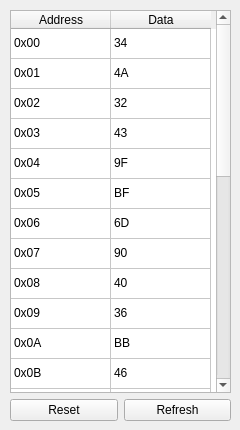
       <widget class="QWidget" name="tab_3">
        <attribute name="title">
         <string>PHY</string>
        </attribute>
        <widget class="QWidget" name="layoutWidget_2">
         <property name="geometry">
          <rect>
           <x>10</x>
           <y>10</y>
           <width>221</width>
           <height>411</height>
          </rect>
         </property>
         <layout class="QVBoxLayout" name="verticalLayout_16">
          <item>
           <widget class="QTableWidget" name="tableWidget_3">
            <property name="maximumSize">
             <size>
              <width>221</width>
              <height>581</height>
             </size>
            </property>
            <attribute name="verticalHeaderVisible">
             <bool>false</bool>
            </attribute>
            <row>
             <property name="text">
              <string>0</string>
             </property>
            </row>
            <row>
             <property name="text">
              <string>1</string>
             </property>
            </row>
            <row>
             <property name="text">
              <string>2</string>
             </property>
            </row>
            <row>
             <property name="text">
              <string>3</string>
             </property>
            </row>
            <row>
             <property name="text">
              <string>4</string>
             </property>
            </row>
            <row>
             <property name="text">
              <string>5</string>
             </property>
            </row>
            <row>
             <property name="text">
              <string>6</string>
             </property>
            </row>
            <row>
             <property name="text">
              <string>7</string>
             </property>
            </row>
            <row>
             <property name="text">
              <string>8</string>
             </property>
            </row>
            <row>
             <property name="text">
              <string>9</string>
             </property>
            </row>
            <row>
             <property name="text">
              <string>10</string>
             </property>
            </row>
            <row>
             <property name="text">
              <string>11</string>
             </property>
            </row>
            <row>
             <property name="text">
              <string>12</string>
             </property>
            </row>
            <row>
             <property name="text">
              <string>13</string>
             </property>
            </row>
            <row>
             <property name="text">
              <string>14</string>
             </property>
            </row>
            <row>
             <property name="text">
              <string>15</string>
             </property>
            </row>
            <row>
             <property name="text">
              <string>16</string>
             </property>
            </row>
            <row>
             <property name="text">
              <string>17</string>
             </property>
            </row>
            <row>
             <property name="text">
              <string>18</string>
             </property>
            </row>
            <row>
             <property name="text">
              <string>19</string>
             </property>
            </row>
            <row>
             <property name="text">
              <string>20</string>
             </property>
            </row>
            <row>
             <property name="text">
              <string>21</string>
             </property>
            </row>
            <row>
             <property name="text">
              <string>22</string>
             </property>
            </row>
            <row>
             <property name="text">
              <string>23</string>
             </property>
            </row>
            <row>
             <property name="text">
              <string>24</string>
             </property>
            </row>
            <row>
             <property name="text">
              <string>25</string>
             </property>
            </row>
            <row>
             <property name="text">
              <string>26</string>
             </property>
            </row>
            <row>
             <property name="text">
              <string>27</string>
             </property>
            </row>
            <column>
             <property name="text">
              <string>Address</string>
             </property>
            </column>
            <column>
             <property name="text">
              <string>Data</string>
             </property>
            </column>
            <item row="0" column="0">
             <property name="text">
              <string>0x00</string>
             </property>
            </item>
            <item row="0" column="1">
             <property name="text">
              <string>34</string>
             </property>
            </item>
            <item row="1" column="0">
             <property name="text">
              <string>0x01</string>
             </property>
            </item>
            <item row="1" column="1">
             <property name="text">
              <string>4A</string>
             </property>
            </item>
            <item row="2" column="0">
             <property name="text">
              <string>0x02</string>
             </property>
            </item>
            <item row="2" column="1">
             <property name="text">
              <string>32</string>
             </property>
            </item>
            <item row="3" column="0">
             <property name="text">
              <string>0x03</string>
             </property>
            </item>
            <item row="3" column="1">
             <property name="text">
              <string>43</string>
             </property>
            </item>
            <item row="4" column="0">
             <property name="text">
              <string>0x04</string>
             </property>
            </item>
            <item row="4" column="1">
             <property name="text">
              <string>9F</string>
             </property>
            </item>
            <item row="5" column="0">
             <property name="text">
              <string>0x05</string>
             </property>
            </item>
            <item row="5" column="1">
             <property name="text">
              <string>BF</string>
             </property>
            </item>
            <item row="6" column="0">
             <property name="text">
              <string>0x06</string>
             </property>
            </item>
            <item row="6" column="1">
             <property name="text">
              <string>6D</string>
             </property>
            </item>
            <item row="7" column="0">
             <property name="text">
              <string>0x07</string>
             </property>
            </item>
            <item row="7" column="1">
             <property name="text">
              <string>90</string>
             </property>
            </item>
            <item row="8" column="0">
             <property name="text">
              <string>0x08</string>
             </property>
            </item>
            <item row="8" column="1">
             <property name="text">
              <string>40</string>
             </property>
            </item>
            <item row="9" column="0">
             <property name="text">
              <string>0x09</string>
             </property>
            </item>
            <item row="9" column="1">
             <property name="text">
              <string>36</string>
             </property>
            </item>
            <item row="10" column="0">
             <property name="text">
              <string>0x0A</string>
             </property>
            </item>
            <item row="10" column="1">
             <property name="text">
              <string>BB</string>
             </property>
            </item>
            <item row="11" column="0">
             <property name="text">
              <string>0x0B</string>
             </property>
            </item>
            <item row="11" column="1">
             <property name="text">
              <string>46</string>
             </property>
            </item>
            <item row="12" column="0">
             <property name="text">
              <string>0x0C</string>
             </property>
            </item>
            <item row="12" column="1">
             <property name="text">
              <string>02</string>
             </property>
            </item>
            <item row="13" column="0">
             <property name="text">
              <string>0x0D</string>
             </property>
            </item>
            <item row="13" column="1">
             <property name="text">
              <string>1D</string>
             </property>
            </item>
            <item row="14" column="0">
             <property name="text">
              <string>0x0E</string>
             </property>
            </item>
            <item row="14" column="1">
             <property name="text">
              <string>12</string>
             </property>
            </item>
            <item row="15" column="0">
             <property name="text">
              <string>0x0F</string>
             </property>
            </item>
            <item row="15" column="1">
             <property name="text">
              <string>05</string>
             </property>
            </item>
            <item row="16" column="0">
             <property name="text">
              <string>0x10</string>
             </property>
            </item>
            <item row="16" column="1">
             <property name="text">
              <string>62</string>
             </property>
            </item>
            <item row="17" column="0">
             <property name="text">
              <string>0x11</string>
             </property>
            </item>
            <item row="17" column="1">
             <property name="text">
              <string>C1</string>
             </property>
            </item>
            <item row="18" column="0">
             <property name="text">
              <string>0x12</string>
             </property>
            </item>
            <item row="18" column="1">
             <property name="text">
              <string>1D</string>
             </property>
            </item>
            <item row="19" column="0">
             <property name="text">
              <string>0x13</string>
             </property>
            </item>
            <item row="19" column="1">
             <property name="text">
              <string>41</string>
             </property>
            </item>
            <item row="20" column="0">
             <property name="text">
              <string>0x14</string>
             </property>
            </item>
            <item row="20" column="1">
             <property name="text">
              <string>32</string>
             </property>
            </item>
            <item row="21" column="0">
             <property name="text">
              <string>0x15</string>
             </property>
            </item>
            <item row="21" column="1">
             <property name="text">
              <string>9B</string>
             </property>
            </item>
            <item row="22" column="0">
             <property name="text">
              <string>0x16</string>
             </property>
            </item>
            <item row="22" column="1">
             <property name="text">
              <string>BF</string>
             </property>
            </item>
            <item row="23" column="0">
             <property name="text">
              <string>0x17</string>
             </property>
            </item>
            <item row="23" column="1">
             <property name="text">
              <string>51</string>
             </property>
            </item>
            <item row="24" column="0">
             <property name="text">
              <string>0x18</string>
             </property>
            </item>
            <item row="24" column="1">
             <property name="text">
              <string>24</string>
             </property>
            </item>
            <item row="25" column="0">
             <property name="text">
              <string>0x19</string>
             </property>
            </item>
            <item row="25" column="1">
             <property name="text">
              <string>71</string>
             </property>
            </item>
            <item row="26" column="0">
             <property name="text">
              <string>0x1A</string>
             </property>
            </item>
            <item row="26" column="1">
             <property name="text">
              <string>C5</string>
             </property>
            </item>
            <item row="27" column="0">
             <property name="text">
              <string>0x1B</string>
             </property>
            </item>
            <item row="27" column="1">
             <property name="text">
              <string>23</string>
             </property>
            </item>
           </widget>
          </item>
          <item>
           <layout class="QHBoxLayout" name="horizontalLayout_31">
            <item>
             <widget class="QPushButton" name="pushButton_8">
              <property name="text">
               <string>Reset</string>
              </property>
             </widget>
            </item>
            <item>
             <widget class="QPushButton" name="pushButton_13">
              <property name="text">
               <string>Refresh</string>
              </property>
             </widget>
            </item>
           </layout>
          </item>
         </layout>
        </widget>
       </widget>
